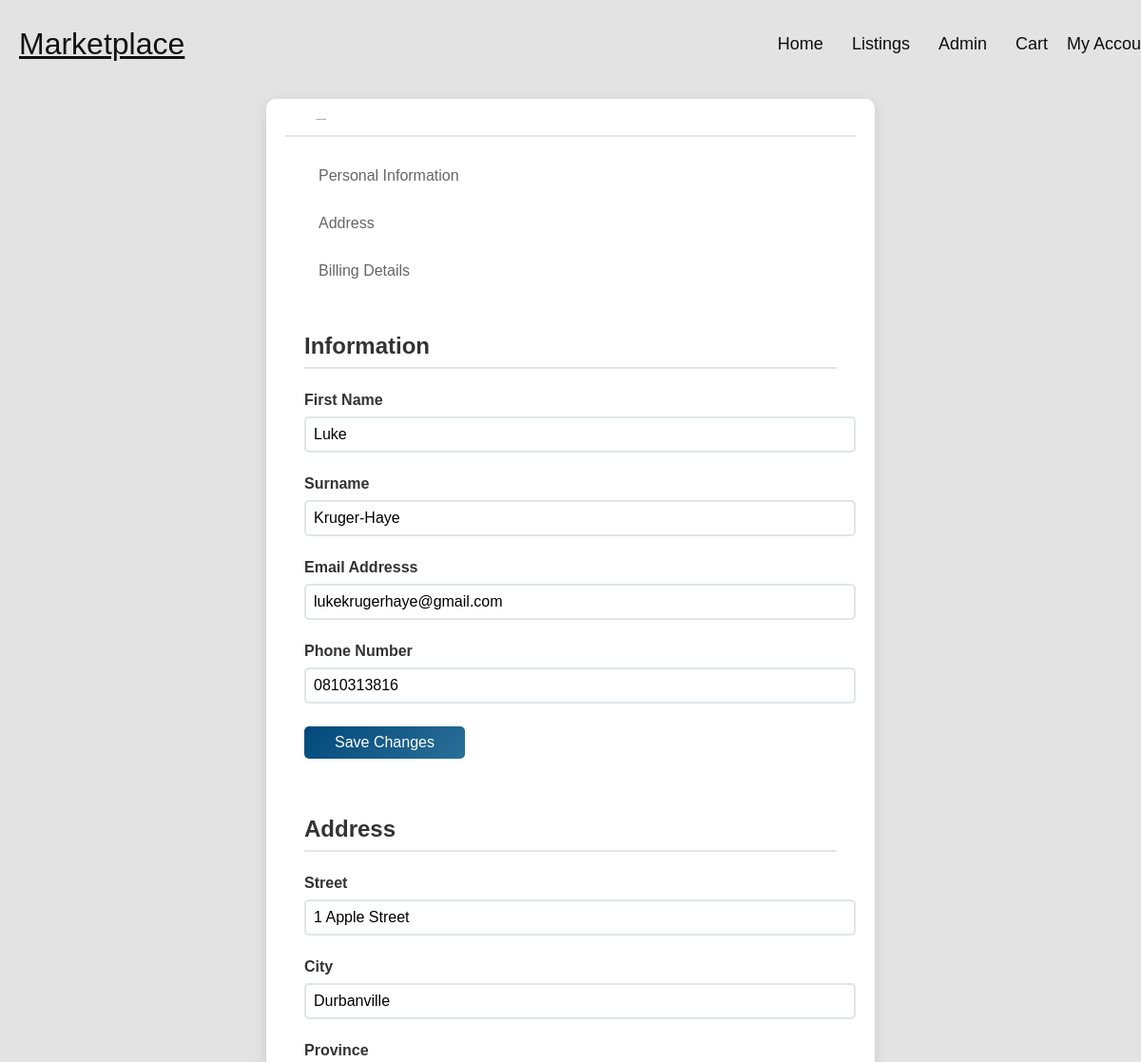
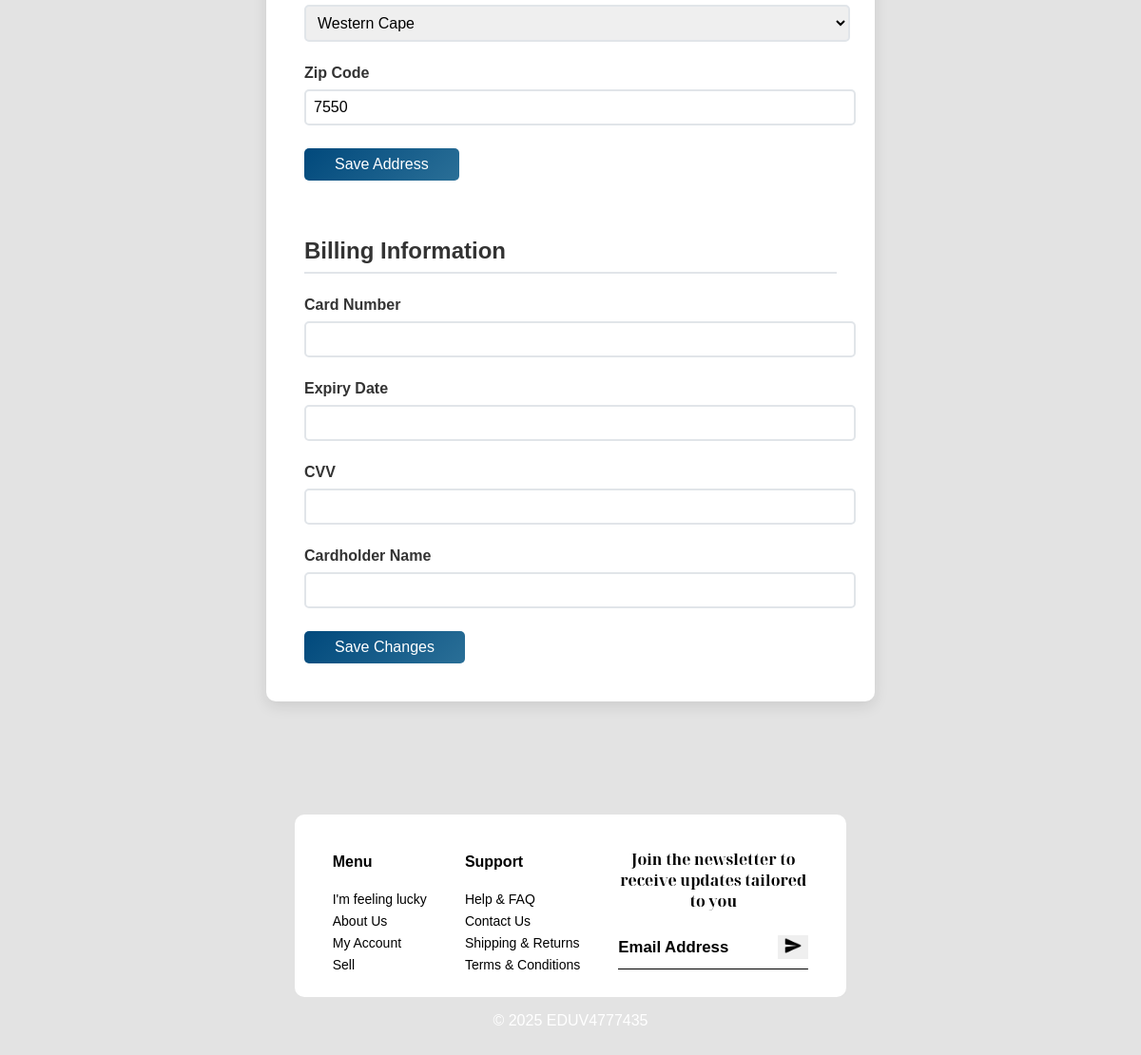
Screenshot of /pages/account_settings.php (signed in) with the database file from the repository (2 pictures, top to bottom).
### tables this page shows
CREATE TABLE `users` (
  `user_id` int(11) NOT NULL,
  `email` varchar(100) NOT NULL,
  `password` varchar(255) NOT NULL,
  `first_name` varchar(50) NOT NULL,
  `last_name` varchar(50) NOT NULL,
  `phone` varchar(20) DEFAULT NULL,
  `created_at` timestamp NOT NULL DEFAULT current_timestamp(),
  `privileges` enum('admin','user') NOT NULL DEFAULT 'user'
);

CREATE TABLE `addresses` (
  `address_id` int(11) NOT NULL,
  `user_id` int(11) NOT NULL,
  `street` varchar(255) DEFAULT NULL,
  `city` varchar(100) DEFAULT NULL,
  `province` varchar(100) DEFAULT NULL,
  `zip` varchar(20) DEFAULT NULL
);

### includes/utils.php (called while the page is built, shortened)
<?php
function get_key() {
    return "ges1bcldkfbjvdskjbsdfkjva5djhvoaic";
}
function decrypt_string($data, $key) {
    return openssl_decrypt($data, "AES-256-ECB", $key);
}
?>

### pages/account_settings.php (the view, shortened to what this page needs)
<?php
include_once("../includes/utils.php");
include_once("../includes/header/header.php");
$pdo = connect_db();
try {
    $stmt = $pdo -> prepare("SELECT first_name, last_name, email, phone FROM users WHERE user_id = ?");
    $stmt -> execute([$_SESSION['user_id']]);
    $user = $stmt -> fetch();
    $stmt = $pdo -> prepare("SELECT street, city, zip, province FROM addresses WHERE user_id = ?");
    $stmt -> execute([$_SESSION['user_id']]);
    $address = $stmt -> fetch();
    $stmt = $pdo -> prepare("SELECT card_number, expiry, cvv, cardholder_name FROM cards
    JOIN users  ON users.user_id = cards.user_id WHERE users.user_id = ?");
    $stmt -> execute([$_SESSION['user_id']]);
    $card = $stmt -> fetch();
    $key = get_key();
    if ($card) {
        $card['card_number'] = decrypt_string($card['card_number'], $key);
        $card['expiry'] = decrypt_string($card['expiry'], $key);
        $card['cvv'] = decrypt_string($card['cvv'], $key);
        $card['cardholder_name'] = decrypt_string($card['cardholder_name'], $key);
    }
} catch (PDOException $e) {
    echo "Error: " . $e -> getMessage();
}
?>
<!DOCTYPE html>
<html lang="en">
<head>
    <link rel="stylesheet" href="styles/account_settings.css">
</head>
<body>
    <br><br><br><br>
    <div class="settings-container">
        <div class="menu">
            <h2 class="menu-title">Account Settings</h2>
            <a href="#information" class="menu-item">Personal Information</a>
            <a href="#address" class="menu-item">Address</a>
            <a href="#billing" class="menu-item">Billing Details</a>
        </div>
        <div class="form-container" id="information">
            <h2 class="form-title">Information</h2>
            <form action="../api/account/save_information.php" method="POST" id="information-form">
                <div class="form-row">
                    <div class="form-input">
                        <label for="first_name">First Name</label>
                        <input type="text" name="first_name" id="first_name" value="<?php echo $user['first_name']; ?>">
                    </div>
                    <div class="form-input">
                        <label for="surname">Surname</label>
                        <input type="text" name="surname" id="surname" value="<?php echo $user['last_name']; ?>">
                    </div>
                    <div class="form-input">
                        <label for="email">Email Addresss</label>
                        <input type="email" name="email" id="email" value="<?php echo $user['email']; ?>">
                    </div>
                    <div class="form-input">
                        <label for="phone">Phone Number</label>
                        <input type="tel" name="phone" id="phone" value="<?php echo $user['phone']; ?>">
                    </div>
                </div>
                <button type="submit" class="form-button" id="information-button">Save Changes</button>
            </form>
        </div>
        <div class="form-container" id="address">
            <h2 class="form-title">Address</h2>
            <form action="../api/account/save_address.php" method="POST" id="form-address">
                <div class="form-row">
                    <div class="form-input">
                        <label for="street">Street</label>
                        <input type="text" name="street" id="street" value="<?php echo $address ? htmlspecialchars($address['street']) : ''; ?>">
                    </div>
                    <div class="form-input">
                        <label for="city">City</label>
                        <input type="text" name="city" id="city" value="<?php echo $address ? htmlspecialchars($address['city']) : ''; ?>">
                    </div>
                    <div class="form-input">
                        <label for="province">Province</label>
                        <select name="province" id="province">
                            <option value="Western Cape" <?php echo ($address && $address['province'] == 'Western Cape') ? 'selected' : ''; ?>>Western Cape</option>
                        </select>
                    </div>
                    <div class="form-input">
                        <label for="zip">Zip Code</label>
                        <input type="text" name="zip" id="zip" value="<?php echo $address ? htmlspecialchars($address['zip']) : ''; ?>">
                    </div>
                </div>
                <button type="submit" class="form-button" id="address-button">Save Address</button>
            </form>
        </div>
        <div class="form-container" id="billing">
            <h2 class="form-title">Billing Information</h2>
            <form action="../api/account/save_card.php" method="POST" id="form-billing">
                <div class="form-row">
                    <div class="form-input">
                        <label for="card_number">Card Number</label>
                        <input type="text" name="card_number" id="card_number" value="<?php echo $card ? htmlspecialchars($card['card_number']) : ''; ?>">
                    </div>
                    <div class="form-input">
                        <label for="expiry">Expiry Date</label>
                        <input type="text" name="expiry" id="expiry" value="<?php echo $card ? htmlspecialchars($card['expiry']) : ''; ?>">
                    </div>
                    <div class="form-input">
                        <label for="cvv">CVV</label>
                        <input type="text" name="cvv" id="cvv" value="<?php echo $card ? htmlspecialchars($card['cvv']) : ''; ?>">
                    </div>
                    <div class="form-input">
                        <label for="card_name">Cardholder Name</label>
                        <input type="text" name="card_name" id="card_name" value="<?php echo $card ? htmlspecialchars($card['cardholder_name']) : ''; ?>">
                    </div>
                </div>
                <button type="submit" class="form-button" id="billing-button">Save Changes</button>
            </form>
        </div>
    </div>
</body>
</html>
<?php
include_once("../includes/footer/footer.php");
?>

### includes/header/style.css (style rules this page uses)
* { font-family: Arial, Helvetica, sans-serif; }

### pages/styles/account_settings.css (style rules this page uses)
* { font-family: Arial, Helvetica, sans-serif; }
html { background: #e3e3e3; }
.settings-container { padding: 20px; max-width: 600px; margin: 32px auto; background: white; border-radius: 10px; box-shadow: 0 5px 15px rgba(0, 0, 0, 0.1); overflow: hidden; min-height: 600px; }
.menu-title { padding: 0 32px 16px 32px; font-size: 1.32px; font-weight: 600; color: #333; border-bottom: 2px solid #e1e5e9; margin-bottom: 16px; }
.menu-item { display: block; padding: 16px 32px; color: #666; text-decoration: none; transition: all 0.3s ease; border-left: 3px solid transparent; cursor: pointer; }
.form-container { padding: 20px; }
.form-title { font-size: 24px; color: #333; margin-bottom: 24px; padding-bottom: 8px; border-bottom: 2px solid #e1e5e9; }
.form-input { margin-bottom: 24px; }
.form-input label { display: block; margin-bottom: 8px; color: #333; font-weight: 600; }
.form-input input, .form-input select, .form-input textarea { width: 100%; padding: 8px; border: 2px solid #e1e5e9; border-radius: 5px; font-size: 16px; transition: border-color 0.3s ease; }
#province { width: 102.5%; }
.form-row { gap: 16px; }
.form-row .form-input { flex: 1; }
.form-button { background: linear-gradient(135deg, #01497C 0%, #2A6F97 100%); color: white; padding: 8px 32px; border: none; border-radius: 5px; font-size: 16px; cursor: pointer; transition: transform 0.3s ease; }

### includes/footer/style.css (style rules this page uses)
:root { --dark: #000; --light: #ffffff; }
body { margin: 0; padding: 0; }

### rows the page displays
users: first_name "Luke", surname "Kruger-Haye", email "lukekrugerhaye@gmail.com", phone "0810313816"
addresses: street "1 Apple Street", city "Durbanville", province "Western Cape", zip "7550"
